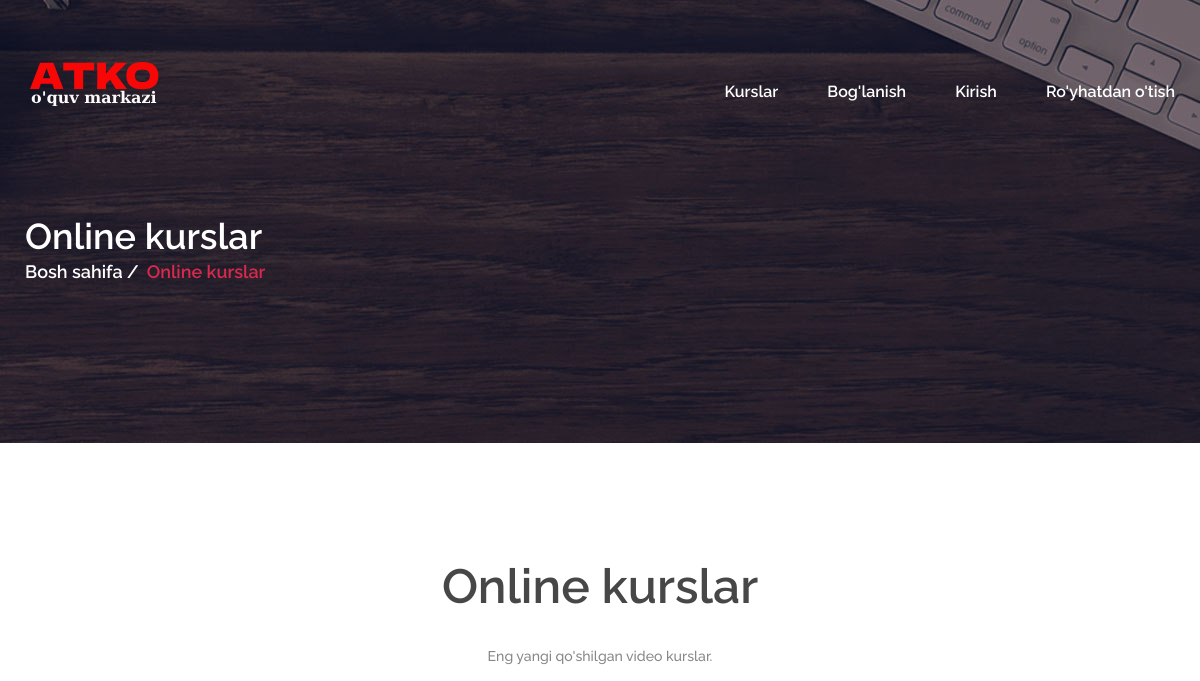
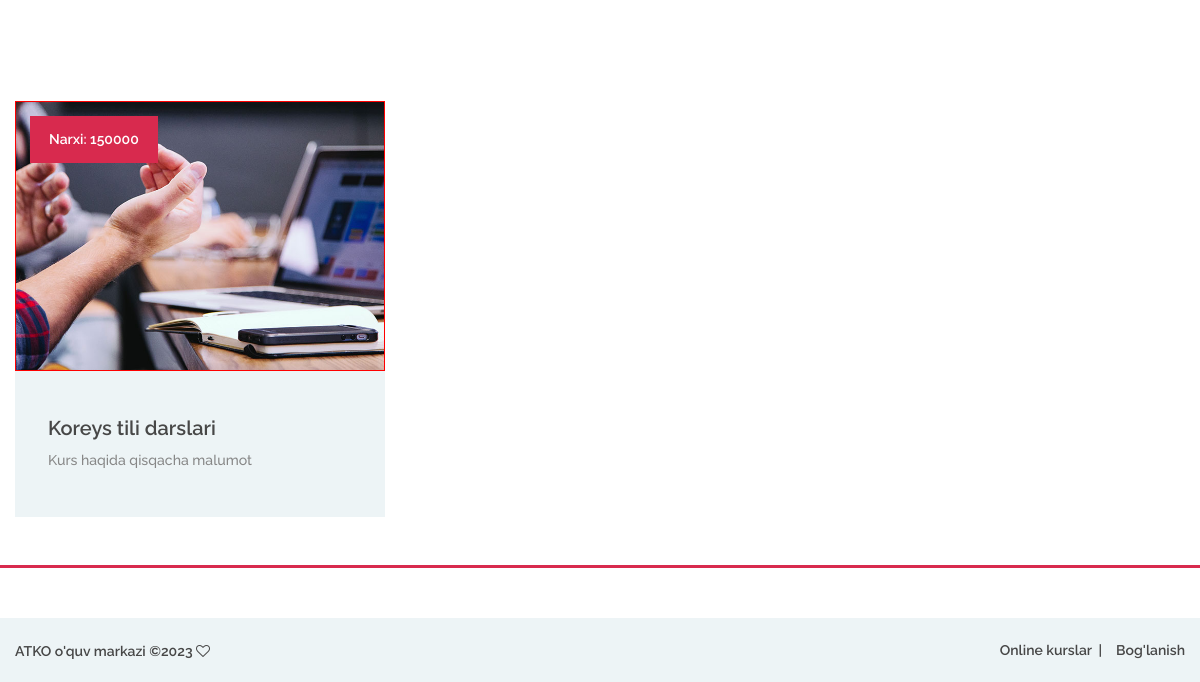
/courses.php, run on an earlier commit of the app's database (2 pictures, top to bottom).
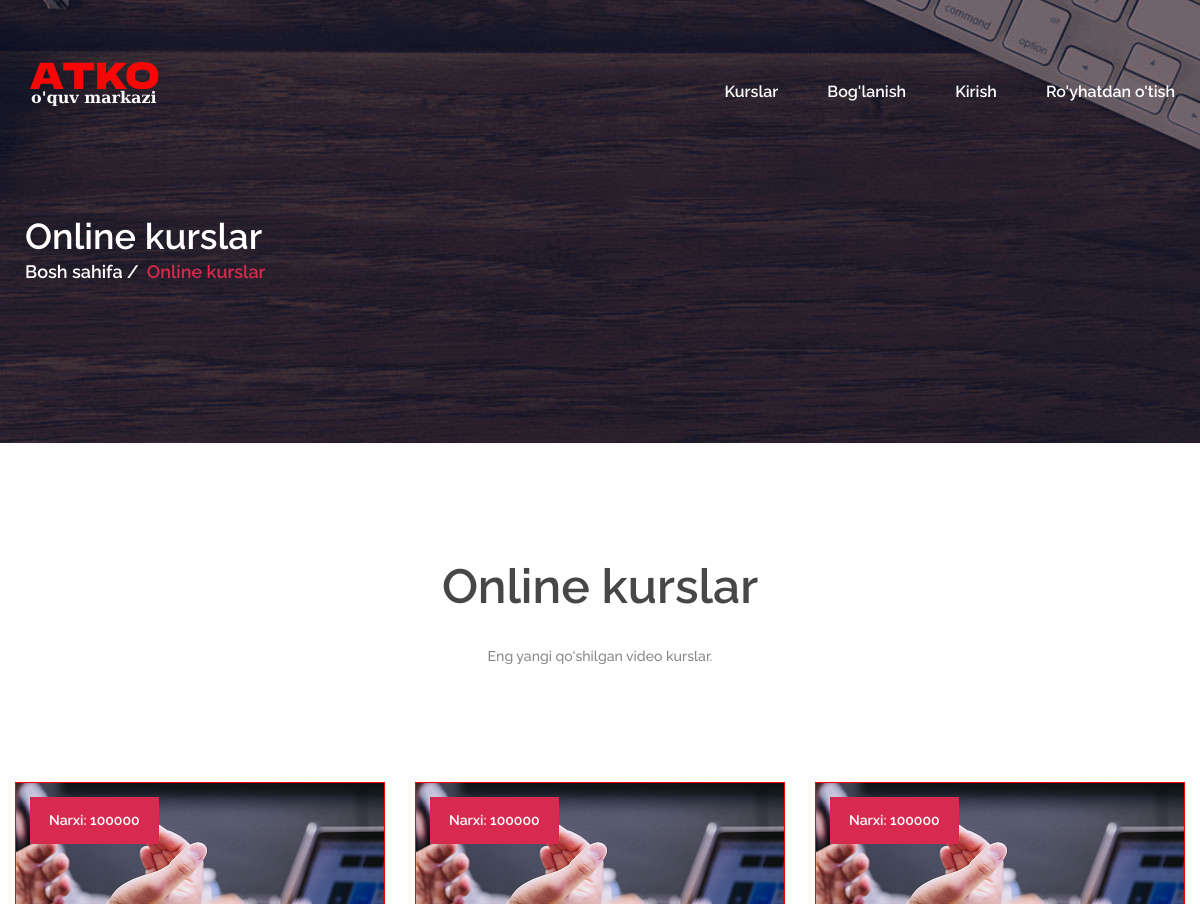
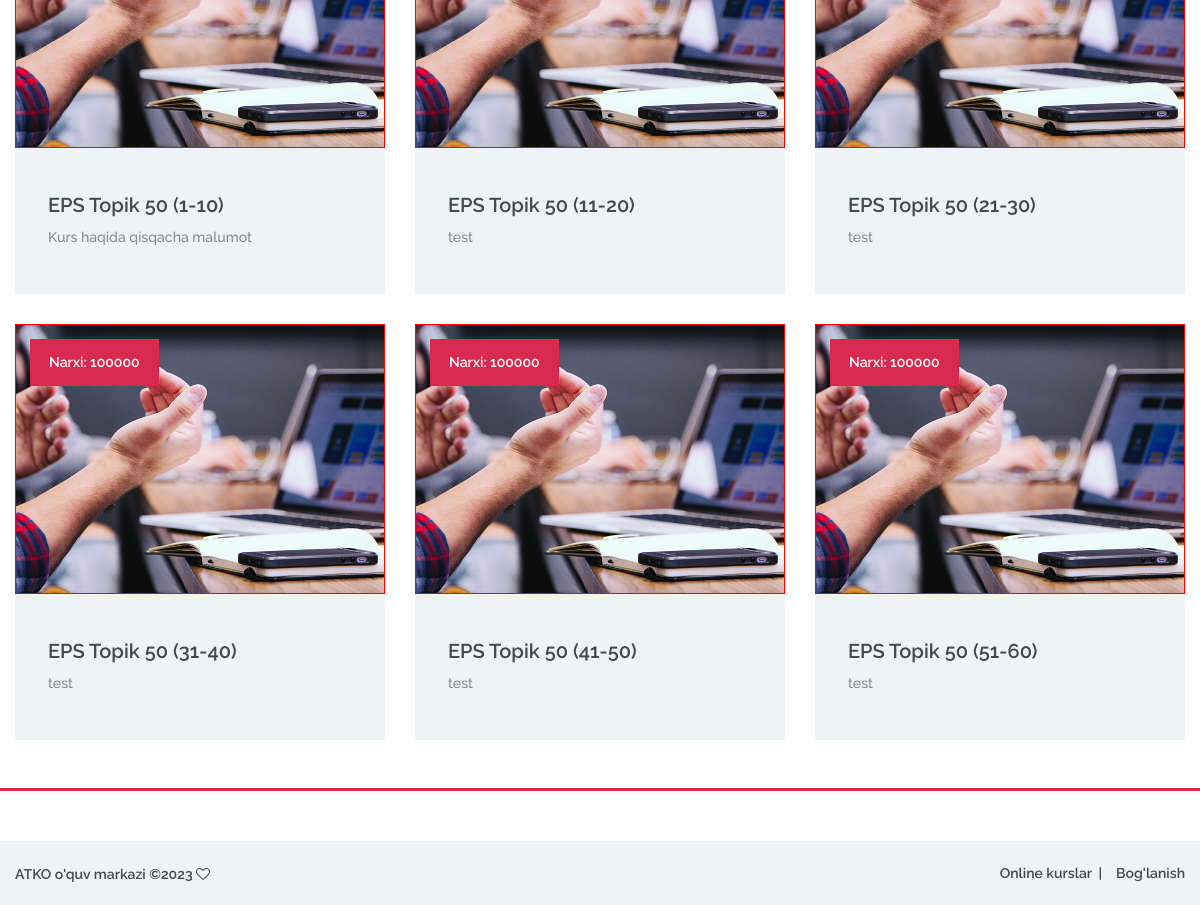
And on a later commit of the database (2 pictures, top to bottom).
### tables this page shows
CREATE TABLE `cours` (
  `id` int(11) NOT NULL,
  `CoursID` varchar(20) NOT NULL,
  `CoursName` varchar(70) NOT NULL,
  `CoursText` varchar(70) NOT NULL,
  `CoursAbout` longtext NOT NULL,
  `CoursPrice` varchar(20) NOT NULL,
  `CoursImage` varchar(120) NOT NULL,
  `CoursMavzu` int(3) NOT NULL,
  `CoursTil` varchar(11) NOT NULL,
  `CoursDavomiy` varchar(8) NOT NULL,
  `CoursTecher` varchar(70) NOT NULL,
  `TecherImage` varchar(120) NOT NULL,
  `Muddat` int(3) NOT NULL,
  `Data` timestamp NOT NULL DEFAULT current_timestamp()
);

### courses.php (the view, shortened to what this page needs)
<!DOCTYPE php>
<?php
	include("./config/confige.php");
?>
<php lang="en">
<head>
	<link rel="stylesheet" href="css/bootstrap.min.css"/>
	<link rel="stylesheet" href="css/font-awesome.min.css"/>
	<link rel="stylesheet" href="css/owl.carousel.css"/>
	<link rel="stylesheet" href="css/style.css"/>
</head>
<body>
	<header class="header-section">
		<div class="container">
			<div class="row">
				<div class="col-lg-3 col-md-3">
					<div class="site-logo">
						<a href="index.php"><img src="img/logo.png" alt=""></a>
					</div>
				</div>
				<div class="col-lg-9 col-md-9">
					<nav class="main-menu" style="text-align:right">
						<ul>
							<li><a href="courses.php">Kurslar</a></li>
							<li><a href="contact.php">Bog'lanish</a></li>
							<li style="display:<?php if(isset($_COOKIE['UserID'])){echo 'none;';} ?>"><a href="login.php">Kirish</a></li>
							<li style="display:<?php if(isset($_COOKIE['UserID'])){echo 'none;';} ?>"><a href="reg.php">Ro'yhatdan o'tish</a></li>
						</ul>
					</nav>
				</div>
			</div>
		</div>
	</header>
	<div class="page-info-section set-bg" data-setbg="img/page-bg/1.jpg">
		<div class="container">
			<div class="site-breadcrumb">
				<h2 class="text-white">Online kurslar</h2>
				<a href="index.php">Bosh sahifa</a>
				<span>Online kurslar</span>
			</div>
		</div>
	</div>
	<section class="course-section spad pb-0">
		<div class="course-warp">
			<div class="section-title">
				<h2>Online kurslar</h2>
				<p>Eng yangi qo'shilgan video kurslar.</p>
			</div>
			<div class="row course-items-area">
				<?php
					$sql1 = "SELECT * FROM `cours`";
					$res1 = $conn->query($sql1);
					while ($row1 = $res1->fetch()) {
				?>
				<div class="mix col-lg-4 finance">
					<div class="course-item">
						<a href="./course.php?CoursID=<?php echo $row1['CoursID']; ?>" >
							<div class="course-thumb set-bg" style='border:1px solid red;' data-setbg="img/kurs/<?php echo $row1['CoursImage']; ?>">
								<div class="price">Narxi: <?php echo $row1['CoursPrice']; ?></div>
							</div>
							<div class="course-info">
								<div class="course-text">
									<h5><?php echo $row1['CoursName']; ?></h5>
									<p><?php echo $row1['CoursText']; ?></p>
								</div>
							</div>
						</a>
					</div>
				</div>
				<?php } ?>
			</div>
		</div>
	</section>
    <footer class="footer-section spad p-0 mt-5">
		<div class="footer-bottom">
			<div class="footer-warp">
				<ul class="footer-menu">
					<li><a href="courses.php">Online kurslar</a></li>
					<li><a href="contact.php">Bog'lanish</a></li>
				</ul>
				<div class="copyright">
					ATKO o'quv markazi
					&copy;<script>document.write(new Date().getFullYear());</script>
					<i class="fa fa-heart-o" aria-hidden="true"></i>
				</div>
			</div>
		</div>
	</footer>
</body>
</php>

### css/style.css (style rules this page uses)
html, body { height: 100%; font-family: 'Raleway', sans-serif; -webkit-font-smoothing: antialiased; font-smoothing: antialiased; }
h1, h2, h3, h4, h5, h6 { margin: 0; font-weight: 600; color: #474747; }
h2 { font-size: 36px; }
h5 { font-size: 20px; }
p { font-size: 14.1px; color: #878787; line-height: 2.2; font-weight: 500; }
img { max-width: 100%; }
::placeholder { font-style: italic; }
ul, ol { padding: 0; margin: 0; }
.section-title { text-align: center; padding: 0 110px; margin-bottom: 110px; }
.section-title h2 { font-size: 48px; font-weight: 600; margin-bottom: 25px; }
.section-title p { margin-bottom: 0; font-weight: 500; }
.set-bg { background-repeat: no-repeat; background-size: cover; background-position: top center; }
.spad { padding-top: 115px; padding-bottom: 115px; }
.header-section { position: absolute; width: 100%; top: 0; left: 0; padding-top: 60px; }
.site-logo { display: inline-block; }
.main-menu ul { list-style: none; }
.main-menu ul li { display: inline; }
.main-menu ul li a { display: inline-block; font-size: 16px; color: #fff; margin-left: 45px; font-weight: 600; padding: 20px 0 5px; }
.course-warp { max-width: 1559px; padding: 0 15px; margin: 0 auto -30px; }
.course-item { margin-bottom: 30px; }
.course-item .course-thumb { height: 270px; }
.course-item .course-thumb .price { font-size: 14px; color: #fff; font-weight: 600; background: #d82a4e; display: inline-block; padding: 13px 19px; margin: 14px; }
.course-item .course-info { background: #edf4f6; }
.course-item .course-info .course-text { padding: 45px 33px 25px; }
.course-item .course-info .course-text h5 { margin-bottom: 5px; }
.footer-section { border-top: 3px solid #d82a4e; }
.footer-warp { max-width: 1559px; padding: 0 15px; margin: 0 auto; }
.footer-bottom { overflow: hidden; background: #edf4f6; padding: 20px 0; margin-top: 50px; }
.footer-menu { list-style: none; float: right; }
.footer-menu li { display: inline; }
.footer-menu li:last-child a { padding-right: 0; margin-right: 0; }
.footer-menu li:last-child a:after { display: none; }
.footer-menu li a { display: inline-block; font-size: 14px; font-weight: 600; color: #474747; padding-right: 10px; margin-right: 10px; position: relative; }
.footer-menu li a:after { position: absolute; content: "|"; right: 0; top: 0; }
.copyright { padding-top: 3px; float: left; font-size: 14px; font-weight: 600; color: #474747; }
.page-info-section { height: 443px; }
.site-breadcrumb { padding-top: 215px; }
.site-breadcrumb a, .site-breadcrumb span { display: inline-block; margin-right: 10px; padding-right: 10px; font-weight: 600; font-size: 18px; }
.site-breadcrumb a { color: #fff; position: relative; }
.site-breadcrumb a:after { position: absolute; content: "/"; right: -6px; top: 0; color: #fff; }
.site-breadcrumb span { color: #d82a4e; }
@media (min-width: 1200px) { .container { max-width: 1180px; } }

What changed in the data, as far as the page shows it:
changed cours "Kurs haqida qisqacha malumot": CoursPrice "150000" → "100000"; CoursName "Koreys tili darslari" → "EPS Topik 50 (1-10)"
added cours: CoursPrice "100000", CoursName "EPS Topik 50 (11-20)", CoursText "test"
added cours: CoursPrice "100000", CoursName "EPS Topik 50 (21-30)", CoursText "test"
added cours: CoursPrice "100000", CoursName "EPS Topik 50 (31-40)", CoursText "test"
added cours: CoursPrice "100000", CoursName "EPS Topik 50 (41-50)", CoursText "test"
added cours: CoursPrice "100000", CoursName "EPS Topik 50 (51-60)", CoursText "test"
